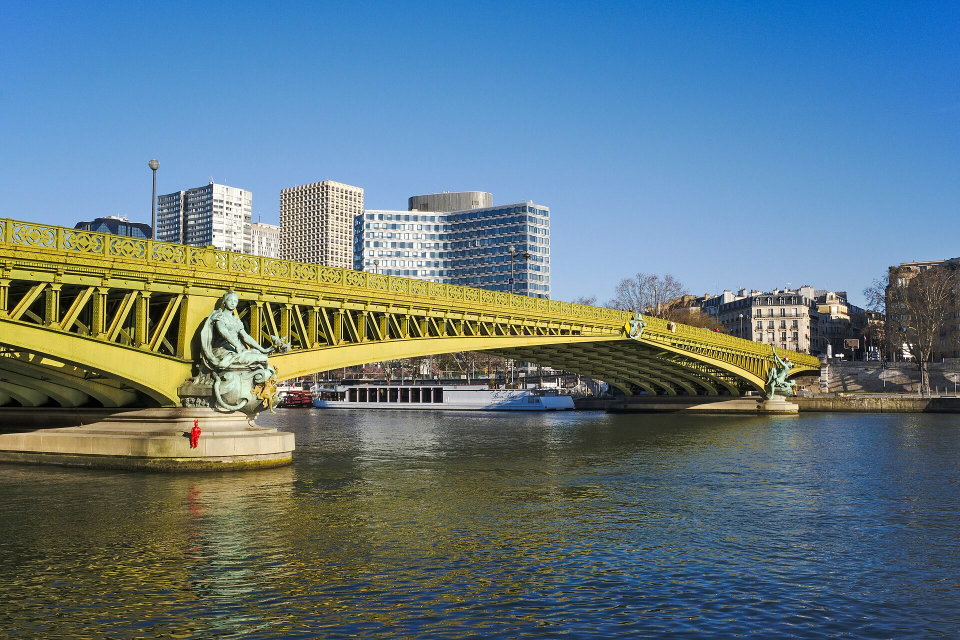
#> input picture lingo/cache/photos/conlangs2.jpg, 1920 x 1280 px (shown at 1/2 size)
$ python thumbnail.py ../../../lingo/cache/photos/conlangs2.jpg
#> lines starting #> are read from the running program, lines starting #| are printed output that depends on the picture
"""YouTube thumbnail (1280x720) in the channel's thumbnail format: one archive photo, a big caps
question, a red grease-pencil arrow at the detail that answers it, a small caps tag line.
Base photo: Jack Delano, Chicago at night, May 1943 (LoC LC-USW36-606, public domain).
Usage: python3 tools/thumbnail.py   (needs thumbnail/freight_master.tif and Barlow Condensed TTFs)"""
from pathlib import Path
import math
import numpy as np
from PIL import Image, ImageDraw, ImageFilter, ImageFont

ROOT = Path(__file__).resolve().parent.parent
T = ROOT / "thumbnail"
RED = (224, 68, 46)
W, H = 1280, 720

# [21 lines left out: function base, not called in this run]

def text(d, xy, s, size, font="Black", stroke=9, fill=(255, 255, 255), anchor="la"):
    f = ImageFont.truetype(str(T / f"BarlowCondensed-{font}.ttf"), size)
    x, y = xy
    d.text((x + 5, y + 7), s, font=f, fill=(0, 0, 0), stroke_width=stroke, stroke_fill=(0, 0, 0), anchor=anchor)
    d.text((x, y), s, font=f, fill=fill, stroke_width=stroke, stroke_fill=(0, 0, 0), anchor=anchor)

def arrow(img, pts, width=15):
    """Hand-drawn curved arrow (quadratic Bezier) ending in an open head; black outline under red."""
    (x0, y0), (cx, cy), (x1, y1) = pts
    path = [((1 - t) ** 2 * x0 + 2 * (1 - t) * t * cx + t * t * x1, (1 - t) ** 2 * y0 + 2 * (1 - t) * t * cy + t * t * y1)
            for t in np.linspace(0, 1, 60)]
    ang = math.atan2(y1 - path[-6][1], x1 - path[-6][0])
    head = [(x1 + 46 * math.cos(ang + s * 2.6), y1 + 46 * math.sin(ang + s * 2.6)) for s in (-1, 1)]
    d = ImageDraw.Draw(img)
    for col, w in (((0, 0, 0), width + 8), (RED, width)):
        d.line(path, fill=col, width=w, joint="curve")
        for h in head:
            d.line([h, (x1, y1)], fill=col, width=w)
        for p in [path[0], path[-1], *head]:
            d.ellipse([p[0] - w / 2, p[1] - w / 2, p[0] + w / 2, p[1] + w / 2], fill=col)

def tag(d, xy, s, size=40):
    """House slug: black tab with a red square."""
    f = ImageFont.truetype(str(T / "BarlowCondensed-Bold.ttf"), size)
    x, y = xy
    tw = d.textlength(s, font=f)
    d.rectangle([x, y, x + tw + 62, y + size + 18], fill=(11, 11, 11))
    d.rectangle([x + 16, y + (size + 18) / 2 - 8, x + 32, y + (size + 18) / 2 + 8], fill=RED)
    d.text((x + 44, y + 7), s, font=f, fill=(236, 233, 225))

# [45 lines left out: functions make, surrender_panel, make_split, not called in this run]


def from_image(src, name, line1, line2, small, arrow_pts, text_x=None):
    """Thumbnail from a generated/supplied image (e.g. made in ChatGPT): fit to 1280x720, B&W except the
    warm lights, caps question on the window side, red grease arrow, house tag."""
#> called with name = 'thumbnail_C', line1 = 'NO', line2 = 'BLACKOUT?', small = 'ESCAPED POW · CHICAGO 1945', text_x = 680
    im = Image.open(src).convert("RGB")
#> im is the input picture: PIL image 1920x1280 RGB; mean R, G, B 97.6, 120.4, 129.5
    r = max(W / im.width, H / im.height)
    im = im.resize((round(im.width * r), round(im.height * r)), Image.LANCZOS)
#> im: PIL image 1280x853 RGB
    im = im.crop(((im.width - W) // 2, (im.height - H) // 2, (im.width - W) // 2 + W, (im.height - H) // 2 + H))
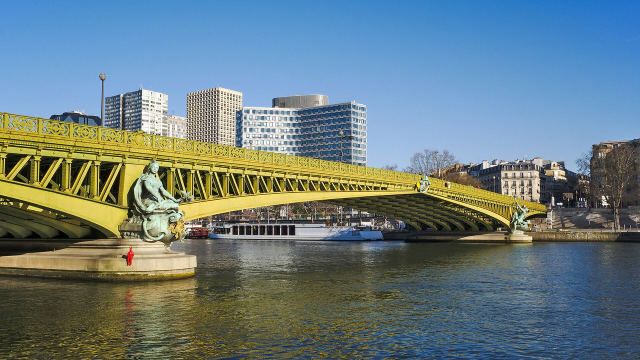
#> im: PIL image 1280x720 RGB (shown at 1/2 size); mean R, G, B 106.1, 124.6, 128.1
    a = np.asarray(im).astype(np.float32) / 255
    lum = a @ np.array([0.299, 0.587, 0.114])
    m = np.clip((lum - 0.78) / 0.15, 0, 1)[..., None]  # only the brightest lights keep a warm tint
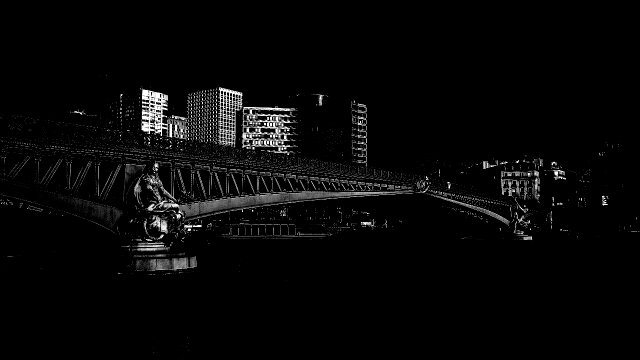
#> m: shape (720, 1280, 1) float64 (shown at 1/2 size); min 0, max 1, mean 0.0302
    warm = np.clip(np.repeat(lum[..., None], 3, 2) * np.array([1.25, 1.05, 0.7]), 0, 1)
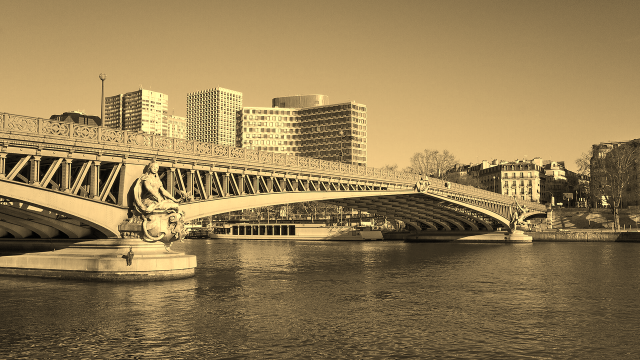
#> warm: shape (720, 1280, 3) float64 (shown at 1/2 size); mean of channels 0, 1, 2 0.581, 0.492, 0.328; drawn as R, G, B
    out = np.repeat(lum[..., None], 3, 2) * (1 - m) + warm * m
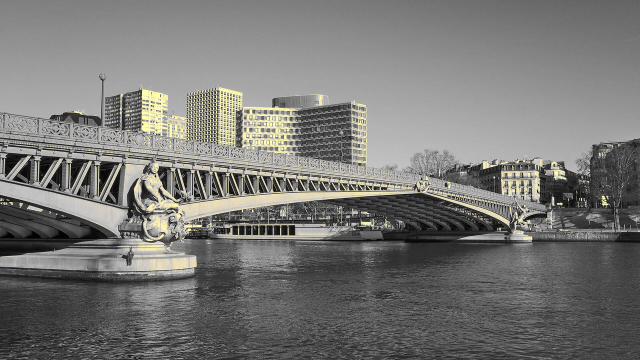
#> out: shape (720, 1280, 3) float64 (shown at 1/2 size); mean of channels 0, 1, 2 0.472, 0.47, 0.46; drawn as R, G, B
    img = Image.fromarray((np.clip(out, 0, 1) * 255).astype(np.uint8))
    d = ImageDraw.Draw(img)
    x = text_x if text_x is not None else 700
    size = 128 if max(len(line1), len(line2)) <= 9 else 108
    text(d, (x, 26), line1, size)
    text(d, (x, 26 + size * 0.94), line2, size)
    arrow(img, arrow_pts)
    tag(ImageDraw.Draw(img), (52, H - 98), small)
    img.save(T / f"{name}.jpg", quality=92)
    print("wrote", T / f"{name}.jpg")


if __name__ == "__main__":
    import sys
    if len(sys.argv) > 1:  # python3 tools/thumbnail.py <image from ChatGPT>
        from_image(sys.argv[1], "thumbnail_C", "NO", "BLACKOUT?", "ESCAPED POW · CHICAGO 1945", [(1170, 300), (1210, 410), (1060, 430)], text_x=680)
        from_image(sys.argv[1], "thumbnail_D", "WHY ISN'T IT", "DARK?", "ESCAPED POW · CHICAGO 1945", [(990, 245), (1080, 330), (1000, 420)], text_x=640)
#> call 2 of from_image, with name = 'thumbnail_D', line1 = "WHY ISN'T IT", line2 = 'DARK?', small = 'ESCAPED POW · CHICAGO 1945', text_x = 640
#> in from_image (call 2), `tag(ImageDraw.Draw(img), (52, H - 98), small)`:
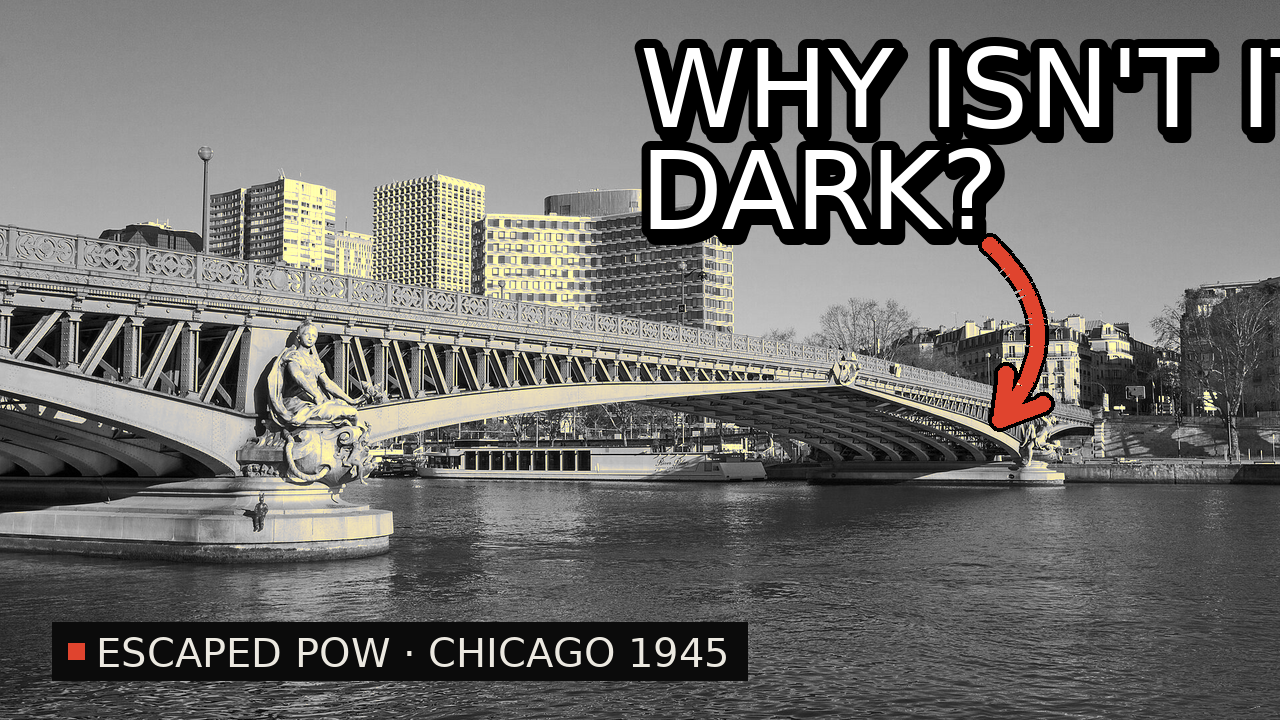
#> img: PIL image 1280x720 RGB; mean R, G, B 112.1, 110.8, 108.4
    else:
        make_split("thumbnail_A", "CAPTURED.", "THEN THIS?", "GERMAN POWs · 1944", "CHICAGO · 1945", [(760, 275), (820, 420), (1060, 360)])
        make_split("thumbnail_B", "NO", "BLACKOUT?", "GERMAN POWs · 1944", "CHICAGO · 1945", [(760, 275), (820, 420), (1060, 360)])

$ run again, on lingo/cache/photos/conwords.jpg
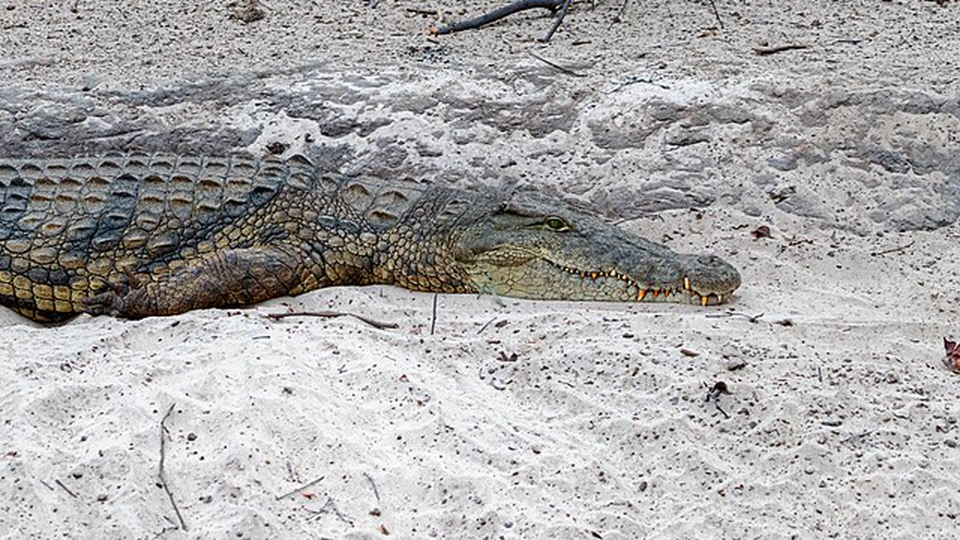
#> input picture lingo/cache/photos/conwords.jpg, 1920 x 1080 px (shown at 1/2 size)
#> in from_image, im is the input picture: PIL image 1920x1080 RGB; mean R, G, B 170.6, 169.3, 169.5
#> im: PIL image 1280x720 RGB
#> in from_image, `warm = np.clip(np.repeat(lum[..., None], 3, 2) * np.array([1.25, 1.05,..`:
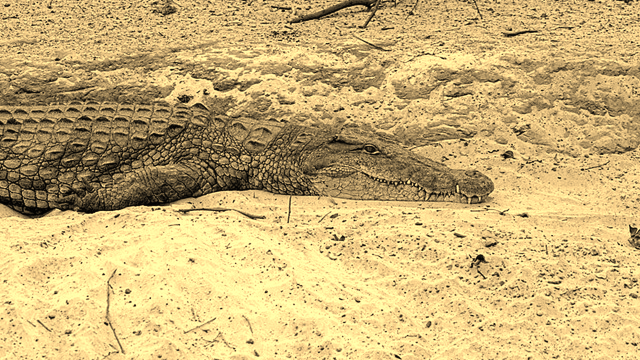
#> warm: shape (720, 1280, 3) float64 (shown at 1/2 size); mean of channels 0, 1, 2 0.797, 0.698, 0.466; drawn as R, G, B
#> in from_image, `tag(ImageDraw.Draw(img), (52, H - 98), small)`:
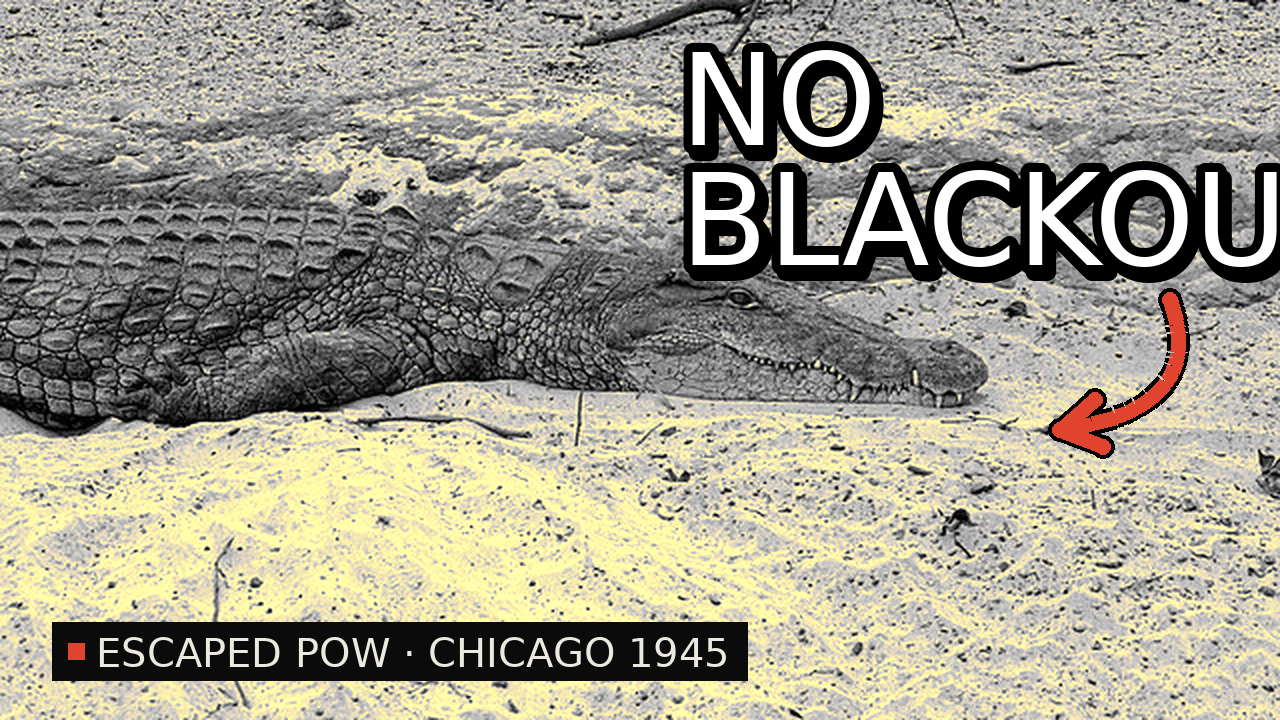
#> img: PIL image 1280x720 RGB; mean R, G, B 160.5, 156.8, 141.1

$ run again, on lingo/cache/photos/easy.jpg
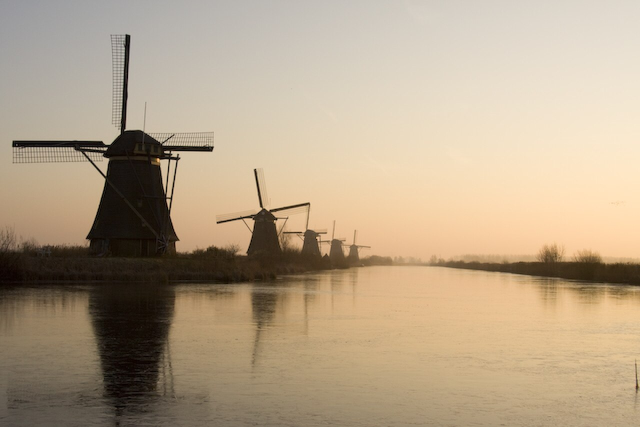
#> input picture lingo/cache/photos/easy.jpg, 1280 x 854 px (shown at 1/2 size)
#> in from_image, im is the input picture: PIL image 1280x854 RGB; mean R, G, B 180.3, 161.7, 136.6
#> im: PIL image 1280x720 RGB
#> in from_image, `warm = np.clip(np.repeat(lum[..., None], 3, 2) * np.array([1.25, 1.05,..`:
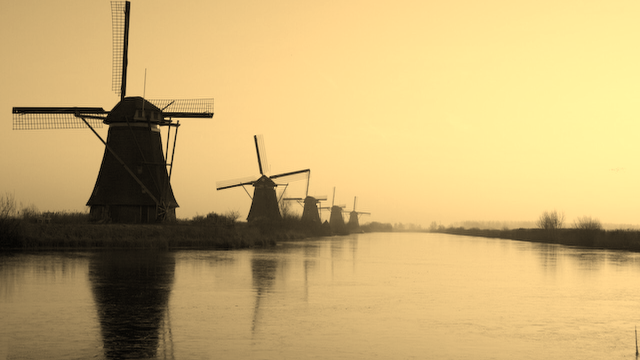
#> warm: shape (720, 1280, 3) float64 (shown at 1/2 size); mean of channels 0, 1, 2 0.785, 0.681, 0.454; drawn as R, G, B
#> in from_image (call 2), `tag(ImageDraw.Draw(img), (52, H - 98), small)`:
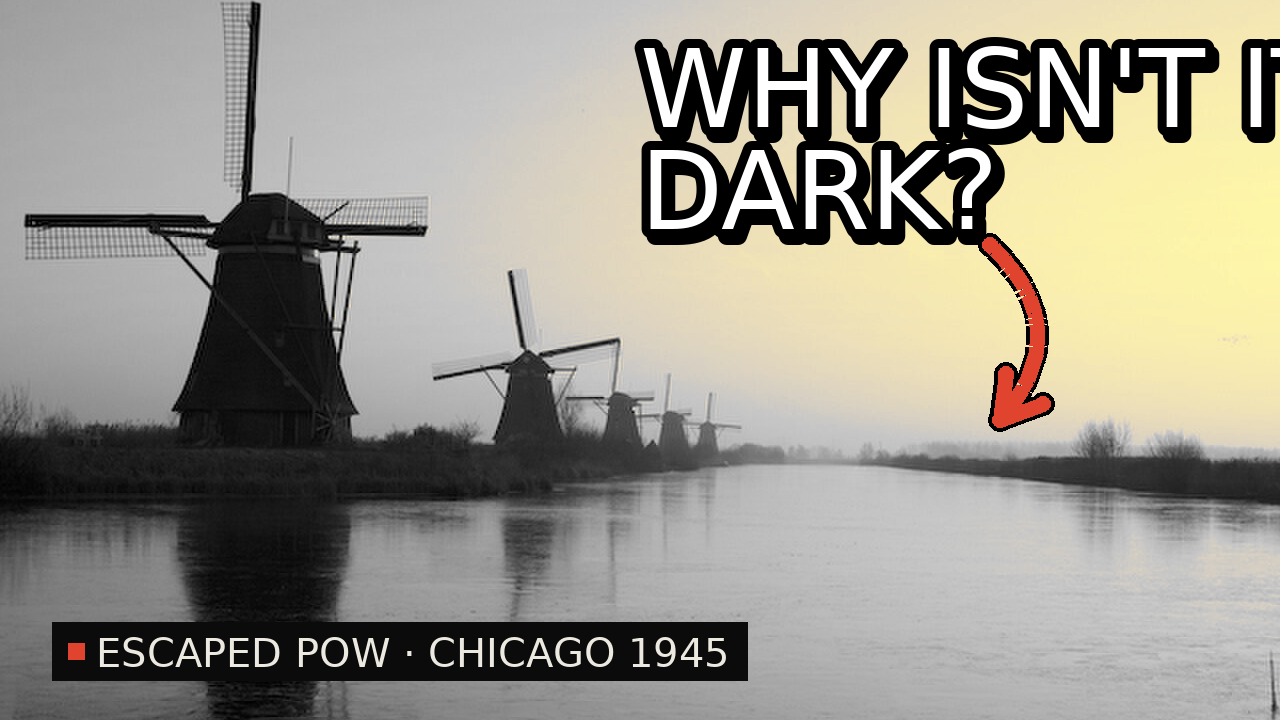
#> img: PIL image 1280x720 RGB; mean R, G, B 152.5, 149.1, 138.7
